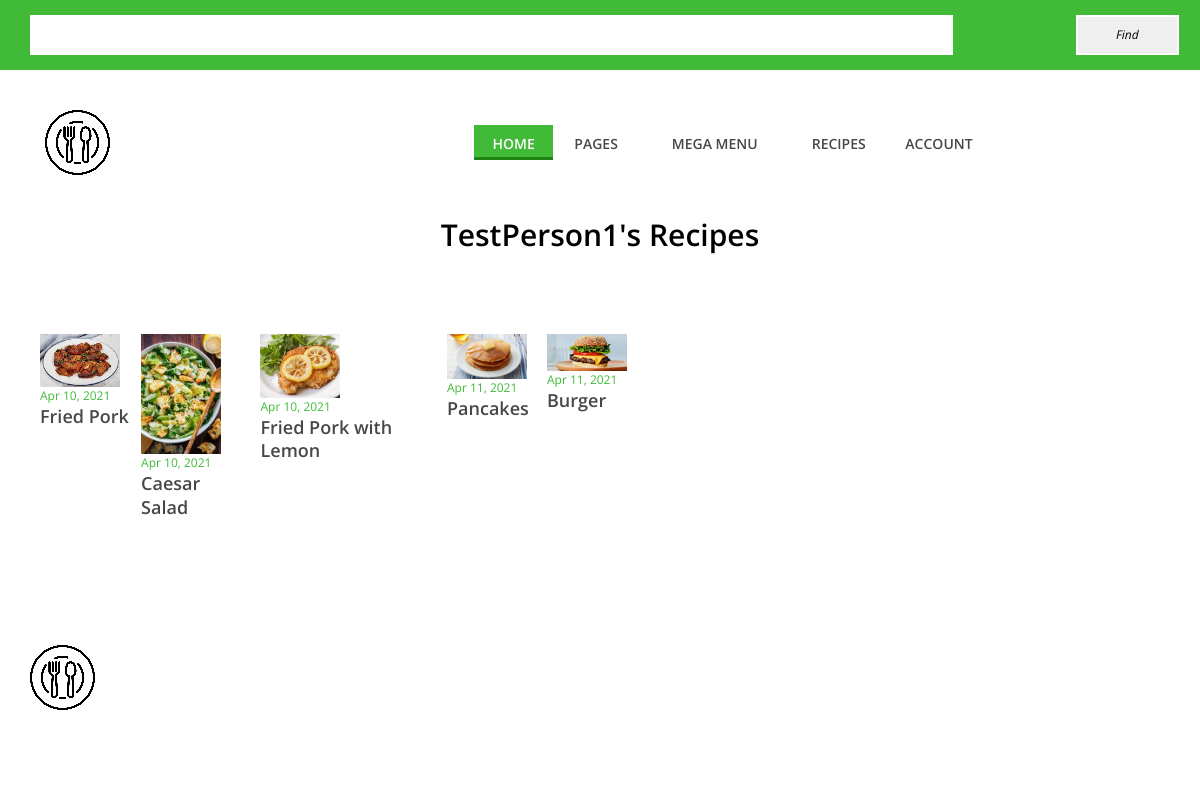
/profile/TestPerson1, run on the app's committed database.
### data/users.py (models this page shows, shortened)
class User(SqlAlchemyBase, UserMixin, SerializerMixin):  # модель пользователя
    __tablename__ = 'users'
    id = Column(Integer, primary_key=True, autoincrement=True)
    nickname = Column(String, nullable=True, unique=True)
    age = Column(Integer, nullable=True)
    country = Column(String, nullable=True)
    email = Column(String, unique=True, nullable=True)
    hashed_password = Column(String, nullable=True)
    last_online = Column(DateTime, default=datetime.datetime.now)
    recipes = Column(String, ForeignKey("recipes.id"), nullable=True)
    recipe = orm.relation('Recipe', foreign_keys=[recipes])

### data/recipes.py (models this page shows)
class Recipe(SqlAlchemyBase, SerializerMixin):  # модель рецепта
    __tablename__ = 'recipes'
    id = Column(Integer, primary_key=True, autoincrement=True)
    name = Column(String, unique=True, nullable=True)
    author = Column(Integer, ForeignKey("users.id"), nullable=True)
    prep_time = Column(Integer, nullable=True)
    tags = Column(JSON, nullable=True)
    date = Column(String, default=dt.strftime(dt.now(), "%b %d, %Y"))
    description = Column(String, nullable=True)
    ingredients = Column(JSON, nullable=True)
    image_url = Column(String, nullable=True)
    cropped_image_url = Column(String, nullable=True)
    cotw = Column(Boolean, nullable=True)
    views_count = Column(Integer, nullable=True)
    likes_count = Column(Integer, nullable=True)
    likers = Column(JSON, nullable=True, default="[]")
    user = orm.relation('User', foreign_keys=[author])

### main.py (the view)
@app.route('/profile/<name>', methods=['GET', 'POST'])
def account(name):
    form = SearchForm()
    db_sess = db_session.create_session()
    profile = db_sess.query(User).filter(User.nickname == name).first()
    recipes_list = db_sess.query(Recipe).filter(Recipe.author == profile.id)
    return render_template('account.html',
                           profile=profile,
                           recipes_list=recipes_list,
                           form=form)

### search_form.py
class SearchForm(FlaskForm):
    query_field = StringField(validators=[InputRequired()])
    submit = SubmitField('Find')

### data/db_session.py (called while the page is built)
def create_session() -> Session:
    global __factory
    return __factory()

### templates/account.html (shortened to what this page needs)
{% extends "base.html" %}
{% block search %}
<div class="search-wrapper">
    <div class="container">
        <div class="row">
            <div class="col-12">
                <form action="" method="post" novalidate>
                    <div class="search-form">
                        {{ form.query_field() }}
                        {{ form.submit() }}
                    </div>
                </form>
            </div>
        </div>
    </div>
</div>
{% endblock %}
{% block content %}
<section class="best-recipe-area">
    <div class="container">
        <div class="row">
            <div class="col-12">
                <div class="section-heading">
                    <h3> {{ profile.nickname}}'s Recipes</h3>
                </div>
            </div>
        </div>
        <div class="row">
            {% for recipe in recipes_list %}
            <div class="col-auto col-sm-8 col-lg-auto">
                <div class="single-small-recipe-area d-flex">
                    <div class="recipe-thumb">
                        <img src="{{ recipe.image_url }}" alt="">
                    </div>
                    <div class="recipe-content">
                        <span>{{ recipe.date }}</span>
                        <a href="/recipe-post/{{ recipe.id }}">
                            <h5> {{ recipe.name }} </h5>
                        </a>
                        <div class="ratings">
                        </div>
                    </div>
                </div>
            </div>
            {% endfor %}
        </div>
    </div>
</section>
{% endblock %}

### static/style.css (style rules this page uses)
* { margin: 0; padding: 0; }
body { font-family: "Open Sans", sans-serif; font-size: 14px; }
h1, h2, h3, h4, h5, h6 { color: #000000; line-height: 1.3; font-weight: 600; }
a, a:hover, a:focus { -webkit-transition-duration: 500ms; transition-duration: 500ms; text-decoration: none; outline: 0 solid transparent; color: #000000; font-weight: 600; font-size: 14px; color: #474747; }
img { height: auto; max-width: 100%; }
.section-heading { position: relative; z-index: 1; margin-bottom: 80px; text-align: center; }
.section-heading h3 { font-size: 30px; margin-bottom: 0; }
.search-form { position: relative; width: 100%; height: 150 px; margin: 0 auto; padding: 0px; box-sizing: border-box; display: grid; grid-gap: 20px; grid-template-columns: 90% 10%; placeholder: "Enter your search"; }
.search-wrapper { width: 100%; height: 70px; position: relative; z-index: 200; top: 0px; left: 0; background-color: #40ba37; -webkit-transition-duration: 700ms; transition-duration: 700ms; }
.search-wrapper form { position: relative; z-index: 1; }
.search-wrapper form input { width: 90%; height: 40px; border: 2px solid #ffffff; font-size: 12px; font-style: italic; padding: 0 20px; margin: 15px 0; }
.best-recipe-area { position: relative; padding-bottom: 50px; }
.single-small-recipe-area { position: relative; z-index: 1; margin-bottom: 50px; margin-left: 10%; }
.single-small-recipe-area .recipe-thumb { -webkit-box-flex: 0; -ms-flex: 0 0 100px; flex: 0 0 100px; max-width: 100px; width: 100px; padding-right: 20px; }
.single-small-recipe-area .recipe-content span { font-size: 12px; display: block; color: #40ba37; }
.single-small-recipe-area .recipe-content a { display: block; }
.single-small-recipe-area .recipe-content a h5 { color: #474747; font-size: 18px; margin-bottom: 5px; -webkit-transition-duration: 500ms; transition-duration: 500ms; }

### data on the page
User: nickname "TestPerson1"
Recipe: shows a picture, date "Apr 10, 2021", name "Fried Pork"
Recipe: image_url (picture), date "Apr 10, 2021", name "Caesar Salad"
Recipe: image_url (picture), date "Apr 10, 2021", name "Fried Pork with Lemon"
Recipe: image_url (picture), date "Apr 11, 2021", name "Pancakes"
Recipe: image_url (picture), date "Apr 11, 2021", name "Burger"
